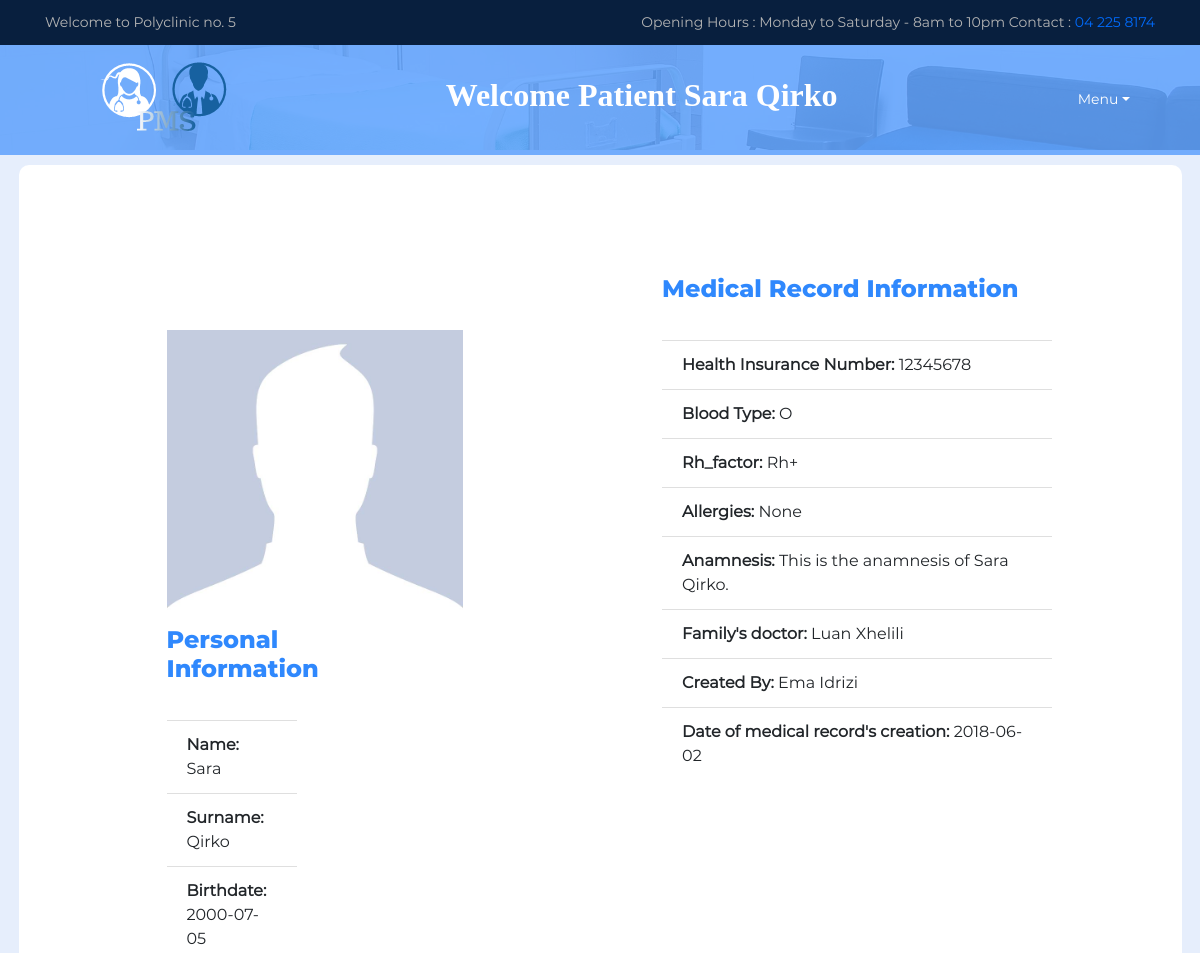
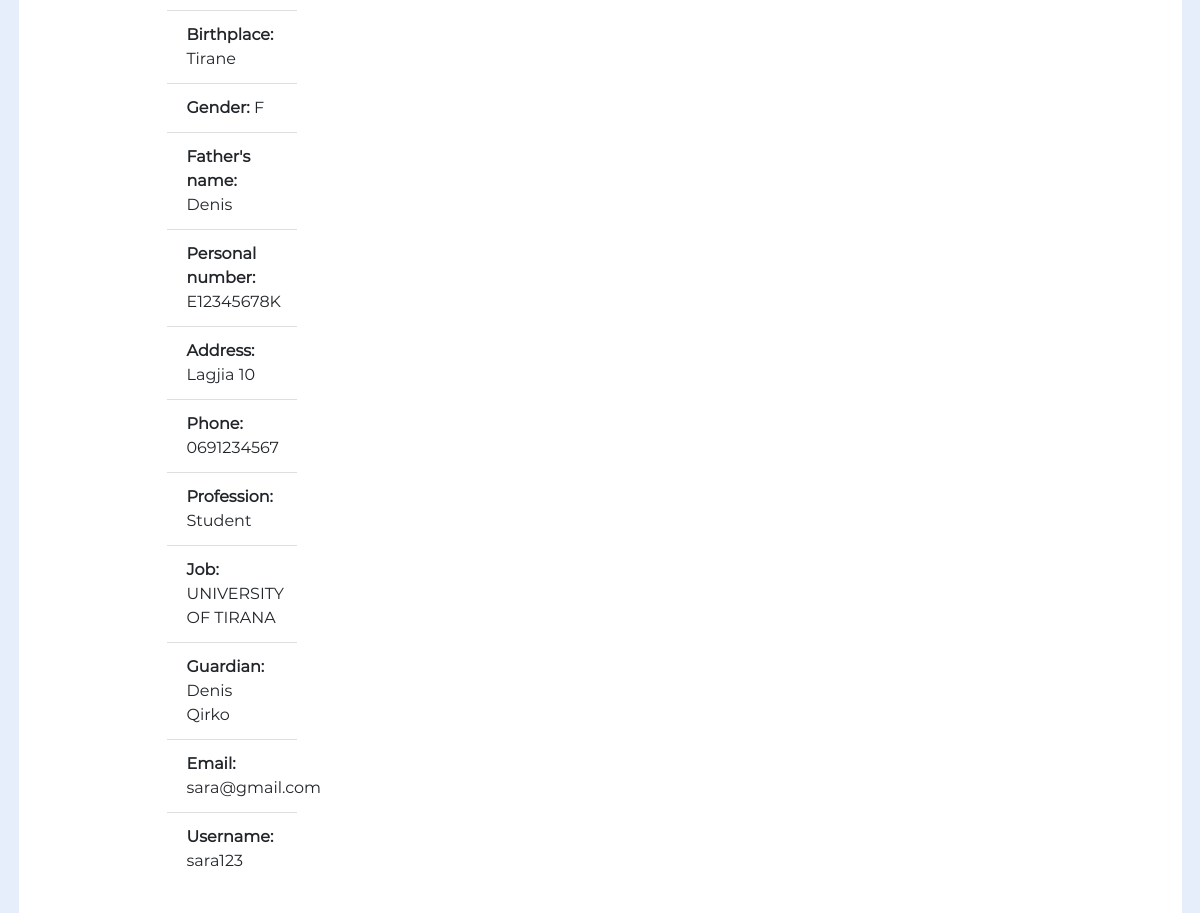
/pacHome.php (signed in), run on the app's committed database (2 pictures, top to bottom).
### tables this page shows
CREATE TABLE `patient` (
  `id` int(11) NOT NULL,
  `photo` varchar(100) NOT NULL,
  `name` varchar(100) NOT NULL,
  `father_name` varchar(100) NOT NULL,
  `surname` varchar(100) NOT NULL,
  `personal_id` varchar(100) NOT NULL,
  `gender` varchar(10) NOT NULL,
  `phone` varchar(100) NOT NULL,
  `address` varchar(100) NOT NULL,
  `profession` varchar(100) NOT NULL,
  `job` varchar(100) NOT NULL,
  `guardian` varchar(100) NOT NULL,
  `birthdate` date NOT NULL,
  `birthplace` varchar(100) NOT NULL,
  `email` varchar(100) NOT NULL,
  `username` varchar(100) NOT NULL,
  `password` varchar(100) NOT NULL
);

CREATE TABLE `medical_record` (
  `id` int(11) NOT NULL,
  `health_insurance_nr` varchar(100) NOT NULL,
  `polyclinic_nr` int(11) NOT NULL,
  `date_created` date NOT NULL,
  `created_by` int(11) DEFAULT NULL,
  `id_doctor` int(11) DEFAULT NULL,
  `id_patient` int(11) NOT NULL,
  `blood_type` varchar(5) NOT NULL,
  `rh_factor` varchar(3) NOT NULL,
  `allergies` varchar(1500) NOT NULL,
  `anamnesis` varchar(2000) NOT NULL,
  `doctor_name` varchar(100) NOT NULL,
  `doctor_surname` varchar(100) NOT NULL,
  `receptionist_name` varchar(100) NOT NULL,
  `receptionist_surname` varchar(100) NOT NULL,
  `in_waiting` int(11) NOT NULL
);

### database_class.php (called while the page is built, shortened)
<?php
class database
{
    public $serverName = "localhost";
    public $username = "root";
    public $password = "";
    public $dbname = "pms";
    function connect()
    {
        $this->connection = new \mysqli($this->serverName, $this->username, $this->password, $this->dbname);
        return $this->connection;
    }
}

### crud_class.php (called while the page is built, shortened)
<?php
require "database_class.php";
require "patient_class.php";
class crud
{
    public $con;
    function __construct()
    {
        $this->con = new database();
    }
    public function retrieve_patient($id)
    {
        $query = "Select * from patient where id='" . $id . "'";
        $result = \mysqli_query($this->con->connect(), $query);
        $row = \mysqli_fetch_array($result, MYSQLI_ASSOC);
        $numRows = \mysqli_num_rows($result);
        if ($numRows == 1) {
            $patient = new patient($row['id'], $row['photo'], $row['name'], $row['father_name'], $row['surname'],
                $row['personal_id'], $row['gender'], $row['phone'], $row['address'], $row['profession'], $row['job'],
                $row['guardian'], $row['birthdate'], $row['birthplace'], $row['email'], $row['username'], $row['password']);
            return $patient;
        }
    }
}

### patient_class.php (called while the page is built, shortened)
<?php
class patient
{
    function __construct($id, $photo, $name, $fn, $surname, $pid, $gender, $phone, $address, $profession, $job, $guardian, $bd, $bp, $email, $username, $password)
    {
        $this->id = $id;
        $this->photo = $photo;
        $this->name = $name;
        $this->father_name = $fn;
        $this->surname = $surname;
        $this->personal_id = $pid;
        $this->gender = $gender;
        $this->phone = $phone;
        $this->address = $address;
        $this->profession = $profession;
        $this->job = $job;
        $this->guardian = $guardian;
        $this->birthdate = $bd;
        $this->birthplace = $bp;
        $this->email = $email;
        $this->username = $username;
    }
}

### pacHome.php (the view, shortened to what this page needs)
<?php
require 'crud_class.php';
require_once "database_class.php";
$crud = new \core\user\crud();
if (isset($_SESSION['id'])) {
    $con = new database();
    $user = $crud->retrieve_patient($_SESSION['id']);
    $query = "Select * from medical_record where id_patient='" . $user->id . "'";
    $result = \mysqli_query($con->connect(), $query);
    $row = \mysqli_fetch_array($result, MYSQLI_ASSOC);
    $numRows = \mysqli_num_rows($result);
    if ($numRows == 1) {
        $hinr = $row['health_insurance_nr'];
        $date_created = $row['date_created'];
        $blood_type = $row['blood_type'];
        $rh_factor = $row['rh_factor'];
        $allergies = $row['allergies'];
        $anamnesis = $row['anamnesis'];
        $doctor_name = $row['doctor_name'];
        $doctor_surname = $row['doctor_surname'];
        $receptionist_name = $row['receptionist_name'];
        $receptionist_surname = $row['receptionist_surname'];
    }
}
?>
<!DOCTYPE html>
<html lang="en">
<head>
    <link rel="stylesheet" href="style.css">
</head>
<body>
<header class="header-area">
    <div class="top-header-area">
        <div class="container h-100">
            <div class="row h-100">
                <div class="col-12 h-100">
                    <div class="h-100 d-md-flex justify-content-between align-items-center">
                        <p>Welcome to Polyclinic no. 5</p>
                        <p>Opening Hours : Monday to Saturday - 8am to 10pm Contact : <span>04 225 8174</span></p>
                    </div>
                </div>
            </div>
        </div>
    </div>
    <div class="main-header-area" id="stickyHeader">
        <div class="container h-100">
            <div class="row h-100 align-items-center">
                <div class="col-12 h-100">
                    <div class="main-menu h-100">
                        <nav class="navbar h-100 navbar-expand-lg">
                            <img src="img/core-img/logo.png" alt="Logo">
                            <div class="collapse navbar-collapse" id="medilifeMenu">
                                <ul class="navbar-nav ml-auto">
                                    <h2 class="breadcumb-title"
                                        style="color:white; margin-left:-50%; font-weight:900; font-family: Times, Times New Roman, serif;">
                                        Welcome Patient <?php echo $user->name ?> <?php echo $user->surname ?></h2>
                                    <li class="nav-item dropdown" style="color:white; margin-left:50%;">
                                    <li class="nav-item dropdown">
                                        <a class="nav-link dropdown-toggle" href="#" id="navbarDropdown" role="button"
                                           data-toggle="dropdown" aria-haspopup="true" aria-expanded="false">Menu</a>
                                    </li>
                                </ul>
                            </div>
                        </nav>
                    </div>
                </div>
            </div>
        </div>
    </div>
</header>
<section class="breadcumb-area bg-img gradient-background-overlay"
         style="background-image: url(img/bg-img/breadcumb2.jpg); height:20px">
</section>
<link rel="stylesheet" type="text/css" href="vendorForm/bootstrap/css/bootstrap.min.css">
<link rel="stylesheet" type="text/css" href="fontsForm/font-awesome-4.7.0/css/font-awesome.min.css">
<link rel="stylesheet" type="text/css" href="vendorForm/animate/animate.css">
<link rel="stylesheet" type="text/css" href="vendorForm/css-hamburgers/hamburgers.min.css">
<link rel="stylesheet" type="text/css" href="vendorForm/select2/select2.min.css">
<link rel="stylesheet" type="text/css" href="cssForm/util.css">
<link rel="stylesheet" type="text/css" href="cssForm/main.css">
<div class="bg-contact100" style="">
    <div class="container-contact100">
        <div class="wrap-contact100">
            <div class="contact100-pic js-tilt" data-tilt>
                <img src="Images/<?php echo $user->photo ?>">
                <form class="contact100-form validate-form" method="post">
					<span class="contact100-form-title" style="color: #2f88fd">
                        <strong>Personal Information</strong>
					</span>
                    <ul class="list-group list-group-flush">
                        <li class="list-group-item"><strong>Name:</strong> <?php echo $user->name ?></li>
                        <li class="list-group-item"><strong>Surname:</strong> <?php echo $user->surname ?></li>
                        <li class="list-group-item"><strong>Birthdate:</strong> <?php echo $user->birthdate ?></li>
                        <li class="list-group-item"><strong>Birthplace:</strong> <?php echo $user->birthplace ?></li>
                        <li class="list-group-item"><strong>Gender:</strong> <?php echo $user->gender ?></li>
                        <li class="list-group-item"><strong>Father's name:</strong> <?php echo $user->father_name ?>
                        </li>
                        <li class="list-group-item"><strong>Personal number:</strong> <?php echo $user->personal_id ?>
                        </li>
                        <li class="list-group-item"><strong>Address:</strong> <?php echo $user->address ?></li>
                        <li class="list-group-item"><strong>Phone:</strong> <?php echo $user->phone ?></li>
                        <li class="list-group-item"><strong>Profession:</strong> <?php echo $user->profession ?></li>
                        <li class="list-group-item"><strong>Job:</strong> <?php echo $user->job ?></li>
                        <li class="list-group-item"><strong>Guardian:</strong> <?php echo $user->guardian ?></li>
                        <li class="list-group-item"><strong>Email:</strong> <?php echo $user->email ?></li>
                        <li class="list-group-item"><strong>Username:</strong> <?php echo $user->username ?></li>
                    </ul>
                </form>
            </div>
            <form class="contact100-form validate-form" method="post">
					<span class="contact100-form-title" style="color: #2f88fd">
                        <strong>Medical Record Information</strong>
					</span>
                <ul class="list-group list-group-flush">
                    <li class="list-group-item"><strong>Health Insurance Number:</strong> <?php echo $hinr ?></li>
                    <li class="list-group-item"><strong>Blood Type:</strong> <?php echo $blood_type ?></li>
                    <li class="list-group-item"><strong>Rh_factor:</strong> <?php echo $rh_factor ?></li>
                    <li class="list-group-item"><strong>Allergies:</strong> <?php echo $allergies ?></li>
                    <li class="list-group-item"><strong>Anamnesis:</strong> <?php echo $anamnesis ?></li>
                    <li class="list-group-item"><strong>Family's
                            doctor:</strong> <?php echo $doctor_name . " " . $doctor_surname ?></li>
                    <li class="list-group-item"><strong>Created
                            By:</strong> <?php echo $receptionist_name . " " . $receptionist_surname ?></li>
                    <li class="list-group-item"><strong>Date of medical record's
                            creation:</strong> <?php echo $date_created ?></li>
                </ul>
            </form>
        </div>
    </div>
</div>
</body>
</html>

### style.css (style rules this page uses)
* { margin: 0; padding: 0; }
body { font-family: "Roboto", sans-serif; }
h1, h2, h3, h4, h5, h6 { color: #081f3e; font-weight: 700; }
p { color: #57595c; font-size: 15px; line-height: 2; font-weight: 400; }
a { -webkit-transition-duration: 500ms; transition-duration: 500ms; text-decoration: none; outline: none; font-size: 14px; font-weight: 700; }
ul, ol { margin: 0; }
ul li, ol li { list-style: none; }
img { height: auto; max-width: 100%; }
.bg-img { background-position: center center; background-size: cover; background-repeat: no-repeat; }
.header-area { position: absolute; z-index: 10000; width: 100%; height: auto; -webkit-transition-duration: 500ms; transition-duration: 500ms; }
.top-header-area { position: relative; z-index: 1; height: 45px; background-color: #081f3e; }
.top-header-area p { margin-bottom: 0; color: #b5b5b5; }
.top-header-area p span { color: #006cff; }
.main-header-area { width: 100%; height: 110px; position: relative; z-index: 1; background-color: rgba(0, 108, 255, 0.5); -webkit-transition-duration: 500ms; transition-duration: 500ms; }
.header-area .main-menu .nav-link { font-size: 14px; text-transform: capitalize; padding: 10px 20px; color: #ffffff; font-weight: 500; margin: 0 1px; }
.navbar { padding: 0; }
.breadcumb-area { width: 100%; height: 400px; position: relative; z-index: 1; padding-top: 150px; }
.breadcumb-area::after { background-color: rgba(230, 241, 255, 0.75); content: ''; top: 0; left: 0; width: 100%; height: 100%; position: absolute; z-index: -1; }

### cssForm/main.css (style rules this page uses)
* { margin: 0px; padding: 0px; box-sizing: border-box; }
body, html { height: 100%; font-family: Montserrat-Regular, sans-serif; }
a { font-family: Montserrat-Regular; font-size: 14px; line-height: 1.7; color: #666666; margin: 0px; transition: all 0.4s; -webkit-transition: all 0.4s; -o-transition: all 0.4s; -moz-transition: all 0.4s; }
h1,h2,h3,h4,h5,h6 { margin: 0px; }
p { font-family: Montserrat-Regular; font-size: 14px; line-height: 1.7; color: #666666; margin: 0px; }
ul, li { margin: 0px; list-style-type: none; }
.bg-contact100 { width: 100%; background-repeat: no-repeat; background-position: center center; background-size: cover; }
.container-contact100 { width: 100%; min-height: 100vh; display: -webkit-box; display: -webkit-flex; display: -moz-box; display: -ms-flexbox; display: flex; flex-wrap: wrap; justify-content: center; align-items: center; padding: 15px; background: rgba(67, 121, 232, 0.13); }
.wrap-contact100 { width: 1163px; background: #fff; border-radius: 10px; overflow: hidden; display: -webkit-box; display: -webkit-flex; display: -moz-box; display: -ms-flexbox; display: flex; flex-wrap: wrap; justify-content: space-between; padding: 110px 130px 157px 148px; }
.contact100-pic { width: 310px; padding-top: 55px; }
.contact100-pic img { max-width: 100%; }
.contact100-form { width: 390px; }
.contact100-form-title { display: block; font-family: Montserrat-ExtraBold; font-size: 24px; color: #333333; line-height: 1.2; text-align: left; padding-bottom: 36px; }
@media (max-width: 1200px) { .contact100-pic { width: 33.5%; } }
@media (max-width: 1200px) { .contact100-form { width: 44%; } }

### data on the page
patient: name "Sara", surname "Qirko", photo (placeholder picture), birthdate "2000-07-05", birthplace "Tirane", gender "F", father_name "Denis", personal "E12345678K", address "Lagjia 10", phone "0691234567", profession "Student", job "UNIVERSITY OF TIRANA", guardian "Denis Qirko", email "sara@gmail.com", username "sara123"
medical_record: health_insurance_nr "12345678", blood_type "O", rh_factor "Rh+", allergies "None", anamnesis "This is the anamnesis of Sara Qirko.", doctor_name "Luan", doctor_surname "Xhelili", receptionist_name "Ema", receptionist_surname "Idrizi", date_created "2018-06-02"
